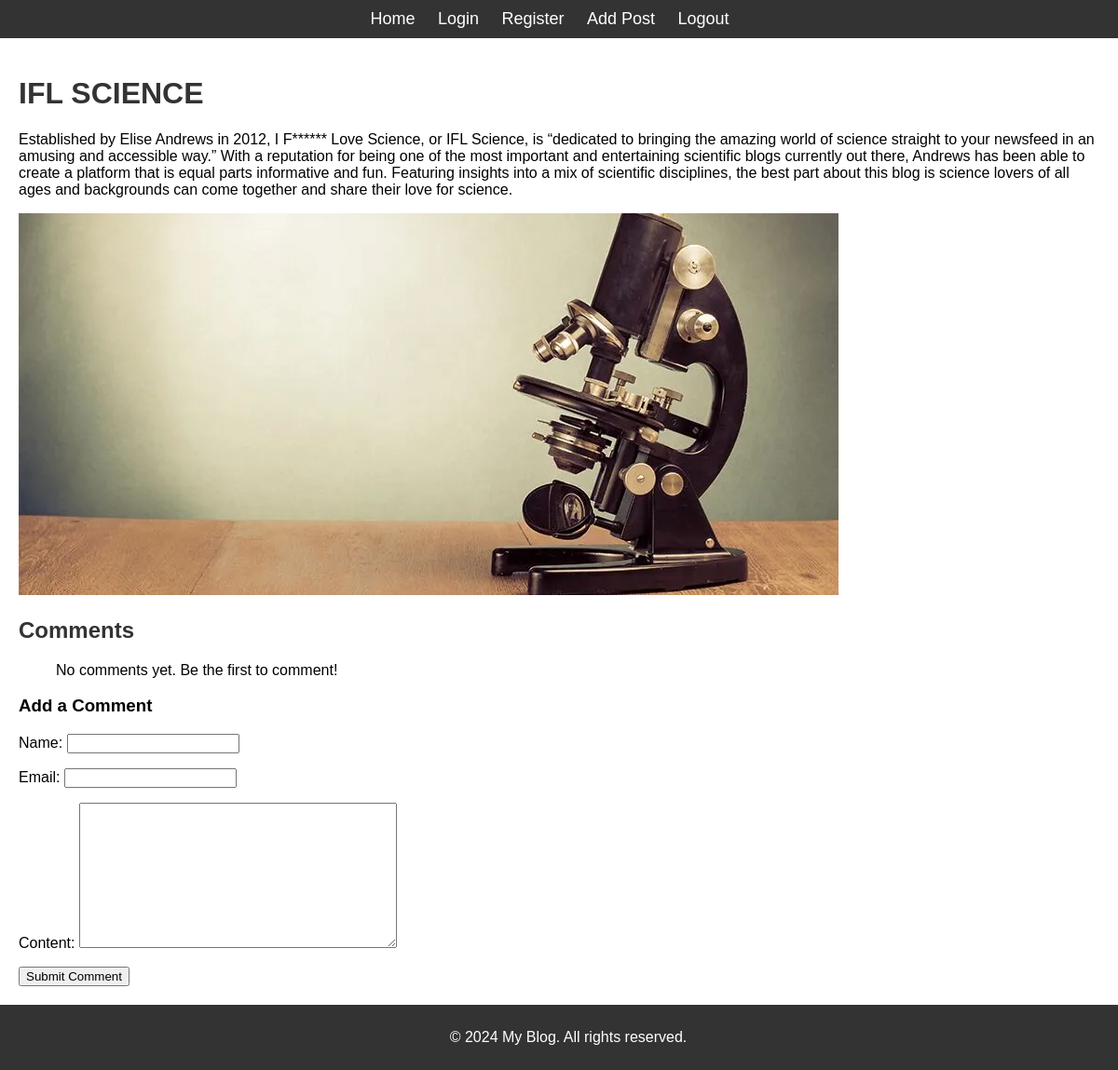
Screenshot of /post/7/ with the database file from the repository.
### blog/models.py (models this page shows, shortened)
class Post(models.Model):
    title = models.CharField(max_length=200)
    content = models.TextField()
    image = models.ImageField(upload_to='blog_images/', blank=True, null=True)
    author = models.ForeignKey(User, on_delete=models.CASCADE)
    category = models.ForeignKey(Category, on_delete=models.SET_NULL, null=True, blank=True)
    created_at = models.DateTimeField(auto_now_add=True)
    updated_at = models.DateTimeField(auto_now=True)

### blog/views.py (the view)
# urls.py: path('post/<int:post_id>/', views.post_detail, name='post_detail'),
def post_detail(request, post_id):
    post = get_object_or_404(Post, id=post_id)  # Get the post by ID
    comments = Comment.objects.filter(post=post)  # Get all comments related to this post
    if request.method == 'POST':
        form = CommentForm(request.POST)
        if form.is_valid():
            comment = form.save(commit=False)
            comment.post = post  # Link the comment to the post
            comment.save()
            return redirect('post_detail', post_id=post.id)  # Redirect to the same post page
    else:
        form = CommentForm()
    return render(request, 'blog/post_detail.html', {
        'post': post,
        'comments': comments,
        'form': form,
    })

### blog/forms.py
class CommentForm(forms.ModelForm):
    class Meta:
        model = Comment
        fields = ['name', 'email', 'content']

### blog/templates/blog/post_detail.html (shortened to what this page needs)
{% extends 'blog/base.html' %}
{% block content %}
    <h1>{{ post.title }}</h1>
    <p>{{ post.content }}</p>
    {% if post.image %}
        <img src="{{ post.image.url }}" alt="Post Image" style="max-width: 100%; height: auto;">
    {% else %}
        <p>No image available for this post.</p>
    {% endif %}
    <h2>Comments</h2>
    <ul>
        {% for comment in comments %}
        <li>
            <strong>{{ comment.name }}</strong>
            <p>{{ comment.content }}</p>
        </li>
        {% empty %}
        <p>No comments yet. Be the first to comment!</p>
        {% endfor %}
    </ul>
    <h3>Add a Comment</h3>
    <form method="POST">
        {{ form.as_p }}
        <button type="submit">Submit Comment</button>
    </form>
{% endblock %}

### static/css/styles.css (style rules this page uses)
body { font-family: Arial, sans-serif; margin: 0; padding: 0; display: flex; flex-direction: column; min-height: 100vh; }
h1, h2 { color: #333; }

### rows the page displays
Post: title "IFL SCIENCE", content "Established by Elise Andrews in 2012, I F****** Love Science, or IFL Science, is “dedicated to bringing the amazing world of science straight to your newsfeed in an amusing and accessible way.” With a reputation for being one of the most important and entertaining scientific blogs currently out there, Andrews has been able to create a platform that is equal parts informative and fun. Featuring insights into a mix of scientific disciplines, the best part about this blog is science lovers of all ages and backgrounds can come together and share their love for science.", image (picture)
